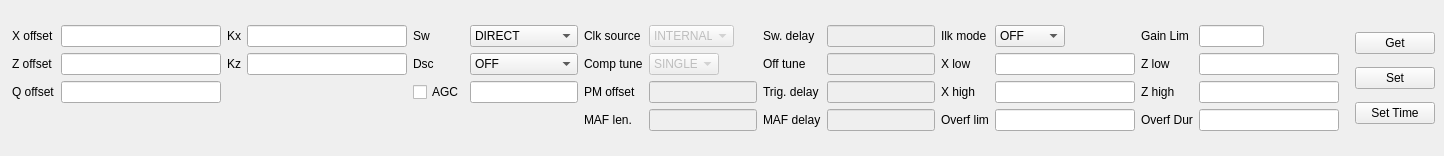
<ui version="4.0">
 <class>Environment</class>
 <widget class="QDockWidget" name="Environment">
  <property name="geometry">
   <rect>
    <x>0</x>
    <y>0</y>
    <width>1444</width>
    <height>156</height>
   </rect>
  </property>
  <property name="windowTitle">
   <string>Environment Parameters</string>
  </property>
  <widget class="QWidget" name="dockWidgetContents">
   <layout class="QGridLayout" name="gridLayout">
    <item row="0" column="0">
     <layout class="QGridLayout" name="_2">
      <property name="leftMargin">
       <number>3</number>
      </property>
      <item row="0" column="0">
       <widget class="QLabel" name="EPxoffsetLabel">
        <property name="text">
         <string>X offset</string>
        </property>
       </widget>
      </item>
      <item row="0" column="1">
       <widget class="QLineEdit" name="EPxoffset"/>
      </item>
      <item row="0" column="2">
       <widget class="QLabel" name="EPkxLabel">
        <property name="sizePolicy">
         <sizepolicy vsizetype="Preferred" hsizetype="Minimum">
          <horstretch>0</horstretch>
          <verstretch>0</verstretch>
         </sizepolicy>
        </property>
        <property name="text">
         <string>Kx</string>
        </property>
       </widget>
      </item>
      <item row="0" column="3">
       <widget class="QLineEdit" name="EPkx"/>
      </item>
      <item row="1" column="0">
       <widget class="QLabel" name="EPzoffsetLabel">
        <property name="text">
         <string>Z offset</string>
        </property>
       </widget>
      </item>
      <item row="1" column="1">
       <widget class="QLineEdit" name="EPzoffset"/>
      </item>
      <item row="1" column="2">
       <widget class="QLabel" name="EPkzLabel">
        <property name="sizePolicy">
         <sizepolicy vsizetype="Preferred" hsizetype="Minimum">
          <horstretch>0</horstretch>
          <verstretch>0</verstretch>
         </sizepolicy>
        </property>
        <property name="text">
         <string>Kz</string>
        </property>
       </widget>
      </item>
      <item row="1" column="3">
       <widget class="QLineEdit" name="EPkz"/>
      </item>
      <item row="2" column="0">
       <widget class="QLabel" name="EPqoffsetLabel">
        <property name="text">
         <string>Q offset</string>
        </property>
       </widget>
      </item>
      <item row="2" column="1">
       <widget class="QLineEdit" name="EPqoffset"/>
      </item>
      <item row="3" column="0">
       <widget class="QLabel" name="dummyLabel">
        <property name="text">
         <string/>
        </property>
       </widget>
      </item>
     </layout>
    </item>
    <item row="0" column="1">
     <layout class="QGridLayout" name="_3">
      <item row="0" column="0">
       <widget class="QLabel" name="EPswitchesLabel">
        <property name="text">
         <string>Sw</string>
        </property>
       </widget>
      </item>
      <item row="0" column="1">
       <widget class="QComboBox" name="EPswitches">
        <property name="toolTip">
         <string>Switches control</string>
        </property>
        <item>
         <property name="text">
          <string>DIRECT</string>
         </property>
        </item>
        <item>
         <property name="text">
          <string>AUTO</string>
         </property>
        </item>
       </widget>
      </item>
      <item row="0" column="2">
       <widget class="QLabel" name="EPclocksourceLabel">
        <property name="enabled">
         <bool>true</bool>
        </property>
        <property name="text">
         <string>Clk source</string>
        </property>
       </widget>
      </item>
      <item row="0" column="3">
       <widget class="QComboBox" name="EPclocksource">
        <property name="enabled">
         <bool>false</bool>
        </property>
        <property name="sizePolicy">
         <sizepolicy vsizetype="Fixed" hsizetype="Expanding">
          <horstretch>0</horstretch>
          <verstretch>0</verstretch>
         </sizepolicy>
        </property>
        <property name="minimumSize">
         <size>
          <width>85</width>
          <height>0</height>
         </size>
        </property>
        <property name="maximumSize">
         <size>
          <width>70</width>
          <height>16777215</height>
         </size>
        </property>
        <property name="toolTip">
         <string>Clock source</string>
        </property>
        <item>
         <property name="text">
          <string>INTERNAL</string>
         </property>
        </item>
        <item>
         <property name="text">
          <string>EXTERNAL</string>
         </property>
        </item>
       </widget>
      </item>
      <item row="0" column="4">
       <widget class="QLabel" name="EPswitchdelayLabel">
        <property name="enabled">
         <bool>true</bool>
        </property>
        <property name="toolTip">
         <string>OffsetTune Units</string>
        </property>
        <property name="text">
         <string>Sw. delay</string>
        </property>
       </widget>
      </item>
      <item row="0" column="5">
       <widget class="QLineEdit" name="EPswitchdelay">
        <property name="enabled">
         <bool>false</bool>
        </property>
       </widget>
      </item>
      <item row="1" column="0">
       <widget class="QLabel" name="EPdscLabel">
        <property name="text">
         <string>Dsc</string>
        </property>
       </widget>
      </item>
      <item row="1" column="1">
       <widget class="QComboBox" name="EPdsc">
        <property name="toolTip">
         <string>Digital signal conditioning</string>
        </property>
        <item>
         <property name="text">
          <string>OFF</string>
         </property>
        </item>
        <item>
         <property name="text">
          <string>UNITY</string>
         </property>
        </item>
        <item>
         <property name="text">
          <string>AUTO</string>
         </property>
        </item>
        <item>
         <property name="text">
          <string>SAVE</string>
         </property>
        </item>
       </widget>
      </item>
      <item row="1" column="2">
       <widget class="QLabel" name="EPofftunemodeLabel">
        <property name="enabled">
         <bool>true</bool>
        </property>
        <property name="toolTip">
         <string>OffsetTune Mode</string>
        </property>
        <property name="text">
         <string>Comp tune</string>
        </property>
       </widget>
      </item>
      <item row="1" column="3">
       <widget class="QComboBox" name="EPofftunemode">
        <property name="enabled">
         <bool>false</bool>
        </property>
        <property name="maximumSize">
         <size>
          <width>70</width>
          <height>16777215</height>
         </size>
        </property>
        <property name="toolTip">
         <string>Tune mode</string>
        </property>
        <property name="statusTip">
         <string>OffsetTune Mode</string>
        </property>
        <item>
         <property name="text">
          <string>SINGLE</string>
         </property>
        </item>
        <item>
         <property name="text">
          <string>DOUBLE</string>
         </property>
        </item>
       </widget>
      </item>
      <item row="1" column="4">
       <widget class="QLabel" name="EPofftuneunitsLabel">
        <property name="enabled">
         <bool>true</bool>
        </property>
        <property name="toolTip">
         <string>OffsetTune Units</string>
        </property>
        <property name="text">
         <string>Off tune</string>
        </property>
       </widget>
      </item>
      <item row="1" column="5">
       <widget class="QLineEdit" name="EPofftuneunits">
        <property name="enabled">
         <bool>false</bool>
        </property>
       </widget>
      </item>
      <item row="2" column="0">
       <widget class="QCheckBox" name="EPagc">
        <property name="contextMenuPolicy">
         <enum>Qt::CustomContextMenu</enum>
        </property>
        <property name="toolTip">
         <string>Automatic Gain Control</string>
        </property>
        <property name="text">
         <string>AGC</string>
        </property>
        <property name="tristate">
         <bool>false</bool>
        </property>
       </widget>
      </item>
      <item row="2" column="1">
       <widget class="QLineEdit" name="EPgain"/>
      </item>
      <item row="2" column="2">
       <widget class="QLabel" name="EPpmoffsetLabel">
        <property name="enabled">
         <bool>true</bool>
        </property>
        <property name="toolTip">
         <string>OffsetTune Mode</string>
        </property>
        <property name="text">
         <string>PM offset</string>
        </property>
       </widget>
      </item>
      <item row="2" column="3">
       <widget class="QLineEdit" name="EPpmoffset">
        <property name="enabled">
         <bool>false</bool>
        </property>
       </widget>
      </item>
      <item row="2" column="4">
       <widget class="QLabel" name="EPtrigdelayLabel">
        <property name="enabled">
         <bool>true</bool>
        </property>
        <property name="toolTip">
         <string>OffsetTune Mode</string>
        </property>
        <property name="text">
         <string>Trig. delay</string>
        </property>
       </widget>
      </item>
      <item row="2" column="5">
       <widget class="QLineEdit" name="EPtrigdelay">
        <property name="enabled">
         <bool>false</bool>
        </property>
       </widget>
      </item>
      <item row="3" column="0">
       <widget class="QLabel" name="dummyLabel_2">
        <property name="text">
         <string/>
        </property>
       </widget>
      </item>
      <item row="3" column="2">
       <widget class="QLabel" name="EPmaflengthLabel">
        <property name="enabled">
         <bool>true</bool>
        </property>
        <property name="text">
         <string>MAF len.</string>
        </property>
       </widget>
      </item>
      <item row="3" column="3">
       <widget class="QLineEdit" name="EPmaflength">
        <property name="enabled">
         <bool>false</bool>
        </property>
       </widget>
      </item>
      <item row="3" column="4">
       <widget class="QLabel" name="EPmafdelayLabel">
        <property name="enabled">
         <bool>true</bool>
        </property>
        <property name="text">
         <string>MAF delay</string>
        </property>
       </widget>
      </item>
      <item row="3" column="5">
       <widget class="QLineEdit" name="EPmafdelay">
        <property name="enabled">
         <bool>false</bool>
        </property>
       </widget>
      </item>
     </layout>
    </item>
    <item row="0" column="2">
     <layout class="QGridLayout" name="_4">
      <property name="rightMargin">
       <number>0</number>
      </property>
      <item row="0" column="0">
       <widget class="QLabel" name="EPmodeLabel">
        <property name="toolTip">
         <string>Interlock mode</string>
        </property>
        <property name="text">
         <string>Ilk mode</string>
        </property>
       </widget>
      </item>
      <item row="0" column="1">
       <widget class="QComboBox" name="EPmode">
        <property name="sizePolicy">
         <sizepolicy vsizetype="Fixed" hsizetype="Preferred">
          <horstretch>0</horstretch>
          <verstretch>0</verstretch>
         </sizepolicy>
        </property>
        <property name="minimumSize">
         <size>
          <width>70</width>
          <height>0</height>
         </size>
        </property>
        <property name="maximumSize">
         <size>
          <width>55</width>
          <height>16777215</height>
         </size>
        </property>
        <property name="toolTip">
         <string>Interlock mode</string>
        </property>
        <property name="sizeAdjustPolicy">
         <enum>QComboBox::AdjustToContents</enum>
        </property>
        <property name="frame">
         <bool>true</bool>
        </property>
        <item>
         <property name="text">
          <string>OFF</string>
         </property>
        </item>
        <item>
         <property name="text">
          <string>ON</string>
         </property>
        </item>
        <item>
         <property name="text">
          <string>ON+GAIN</string>
         </property>
        </item>
       </widget>
      </item>
      <item row="0" column="2">
       <widget class="QLabel" name="label_10">
        <property name="toolTip">
         <string>Interlock gain limit</string>
        </property>
        <property name="text">
         <string>Gain Lim</string>
        </property>
       </widget>
      </item>
      <item row="0" column="3">
       <widget class="QLineEdit" name="EPgainlimit">
        <property name="maximumSize">
         <size>
          <width>65</width>
          <height>16777215</height>
         </size>
        </property>
       </widget>
      </item>
      <item row="1" column="0">
       <widget class="QLabel" name="label_14">
        <property name="toolTip">
         <string>Interlock X Low</string>
        </property>
        <property name="text">
         <string>X low</string>
        </property>
       </widget>
      </item>
      <item row="1" column="1">
       <widget class="QLineEdit" name="EPxlow"/>
      </item>
      <item row="1" column="2">
       <widget class="QLabel" name="label_15">
        <property name="toolTip">
         <string>Interlock Z Low</string>
        </property>
        <property name="text">
         <string>Z low</string>
        </property>
       </widget>
      </item>
      <item row="1" column="3">
       <widget class="QLineEdit" name="EPzlow"/>
      </item>
      <item row="2" column="0">
       <widget class="QLabel" name="label_12">
        <property name="toolTip">
         <string>Interlock X High</string>
        </property>
        <property name="text">
         <string>X high</string>
        </property>
       </widget>
      </item>
      <item row="2" column="1">
       <widget class="QLineEdit" name="EPxhigh"/>
      </item>
      <item row="2" column="2">
       <widget class="QLabel" name="label_13">
        <property name="toolTip">
         <string>Interlock Z High</string>
        </property>
        <property name="layoutDirection">
         <enum>Qt::LeftToRight</enum>
        </property>
        <property name="text">
         <string>Z high</string>
        </property>
       </widget>
      </item>
      <item row="2" column="3">
       <widget class="QLineEdit" name="EPzhigh"/>
      </item>
      <item row="3" column="0">
       <widget class="QLabel" name="label_16">
        <property name="toolTip">
         <string>Interlock overflow limit</string>
        </property>
        <property name="text">
         <string>Overf lim</string>
        </property>
       </widget>
      </item>
      <item row="3" column="1">
       <widget class="QLineEdit" name="EPoverflim"/>
      </item>
      <item row="3" column="2">
       <widget class="QLabel" name="label_18">
        <property name="text">
         <string>Overf Dur</string>
        </property>
       </widget>
      </item>
      <item row="3" column="3">
       <widget class="QLineEdit" name="EPoverfdur"/>
      </item>
     </layout>
    </item>
    <item row="0" column="3">
     <layout class="QVBoxLayout" name="_5">
      <property name="spacing">
       <number>6</number>
      </property>
      <property name="leftMargin">
       <number>10</number>
      </property>
      <property name="topMargin">
       <number>0</number>
      </property>
      <property name="rightMargin">
       <number>0</number>
      </property>
      <property name="bottomMargin">
       <number>0</number>
      </property>
      <item>
       <widget class="QPushButton" name="EPget">
        <property name="toolTip">
         <string>Get Parameters from the libera machine</string>
        </property>
        <property name="text">
         <string>Get</string>
        </property>
       </widget>
      </item>
      <item>
       <widget class="QPushButton" name="EPset">
        <property name="toolTip">
         <string>Set parameters to the libera machine</string>
        </property>
        <property name="text">
         <string>Set</string>
        </property>
       </widget>
      </item>
      <item>
       <widget class="QPushButton" name="EPsettime">
        <property name="toolTip">
         <string>Set Time</string>
        </property>
        <property name="text">
         <string>Set Time</string>
        </property>
       </widget>
      </item>
     </layout>
    </item>
   </layout>
  </widget>
 </widget>
 <resources/>
 <connections/>
</ui>
